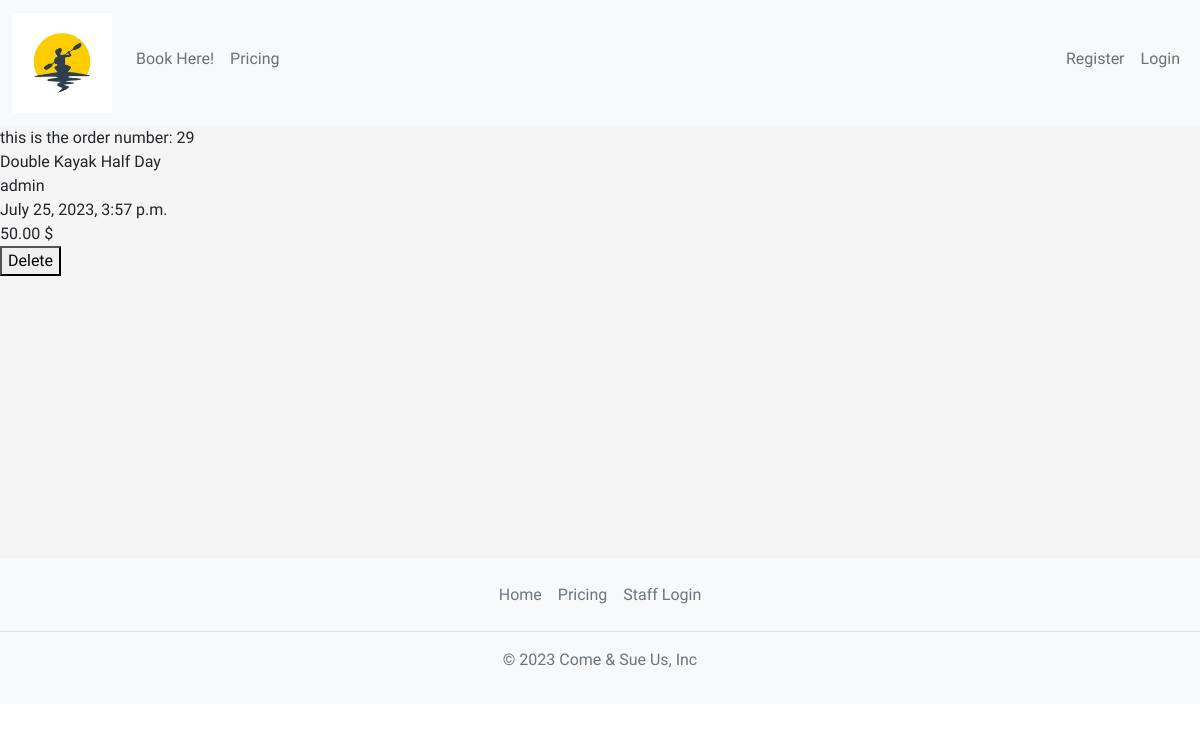
The app's page /order/29/ with its own data.
### home/models.py (models this page shows, shortened)
class OrderModel(models.Model):
    STATUS = (
        ('Awaiting Pickup', 'Awaiting Pickup'),
        ('Delivered', 'Delivered'),
    )
    user = models.ForeignKey(get_user_model(), on_delete=models.SET_NULL, null=True)
    created_on = models.DateTimeField(auto_now_add=True)
    price = models.DecimalField(max_digits=7, decimal_places=2)
    status = models.CharField(max_length=200, null=True, choices=STATUS)
    items = models.ManyToManyField(
        'Variant', related_name='order', blank=True)

class Variant(models.Model):
    name = models.CharField(max_length=100)
    description = models.TextField()
    image = models.ImageField(upload_to='variants_images/')
    price = models.DecimalField(max_digits=5, decimal_places=2)

### home/views.py (the view)
# urls.py: path('order/<int:pk>/', views.update_order, name='update-order'),
def update_order(request, pk):
    order = OrderModel.objects.get(pk=pk)
    if request.method == 'POST':
        order.delete()
        return redirect('profile')
    context = {
        'order': order,
    }
    return render(request, 'home/order_detail.html', context)

### home/templates/home/order_detail.html (shortened to what this page needs)
{% extends 'base.html' %}
{% block content %}
this is the order number: {{order.pk}} <br>
{% for item in order.items.all %}
    {{item.name}}<br>
{% endfor %}
{{order.user}} <br>
{{order.created_on}}<br>
{{order.price}} $<br>
<form method="post" action="{% url 'update-order' order.pk %}">
    <button type='submit'> Delete </button>
</form>
{% endblock content %}

### static/css/style.css (style rules this page uses)
html, body { height: 100%; font-family: 'Days One', sans-serif; font-family: 'Kdam Thmor Pro', sans-serif; }
body { display: flex; flex-direction: column; position: relative; margin: 0; padding-bottom: 6rem; }

### records on screen
OrderModel: pk "29", user "admin", created_on "July 25, 2023, 3:57 p.m.", price "50.00"
Variant: name "Double Kayak Half Day"
